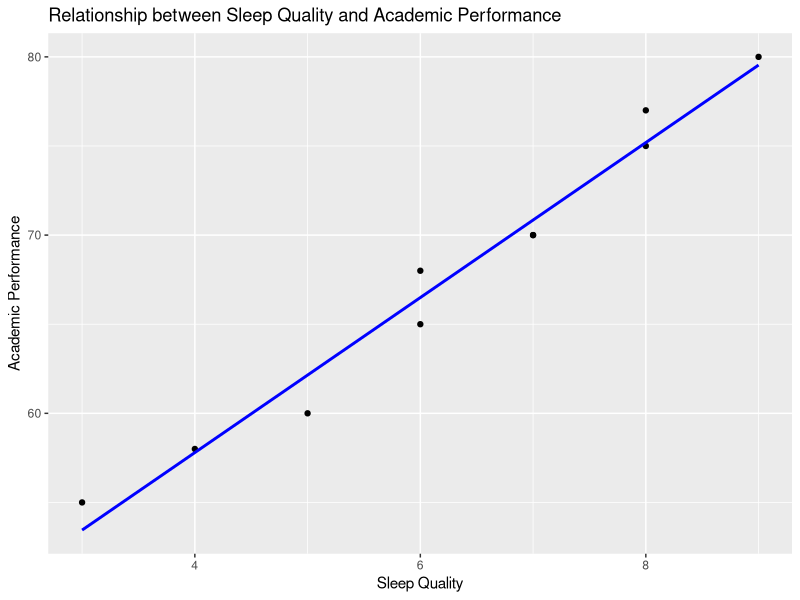

Write the R code that produced this figure.
## ---- chunk 1
library(ggplot2)

# Sample data
Sleep_Quality <- c(8, 7, 6, 9, 8, 5, 4, 3, 6, 7)
Academic_Performance <- c(75, 70, 68, 80, 77, 60, 58, 55, 65, 70)
Stress_Levels <- c(5, 6, 7, 4, 5, 8, 9, 10, 7, 6)

# Visualize the relationship between Sleep Quality and Academic Performance
ggplot(data = data.frame(Sleep_Quality, Academic_Performance), aes(x = Sleep_Quality, y = Academic_Performance)) +
  geom_point() +
  geom_smooth(method = "lm", se = FALSE, color = "blue") +
  labs(title = "Relationship between Sleep Quality and Academic Performance", x = "Sleep Quality", y = "Academic Performance")

# Visualize the relationship between Sleep Quality and Academic Performance, controlling for Stress Levels
# Use partial residuals or similar techniques
